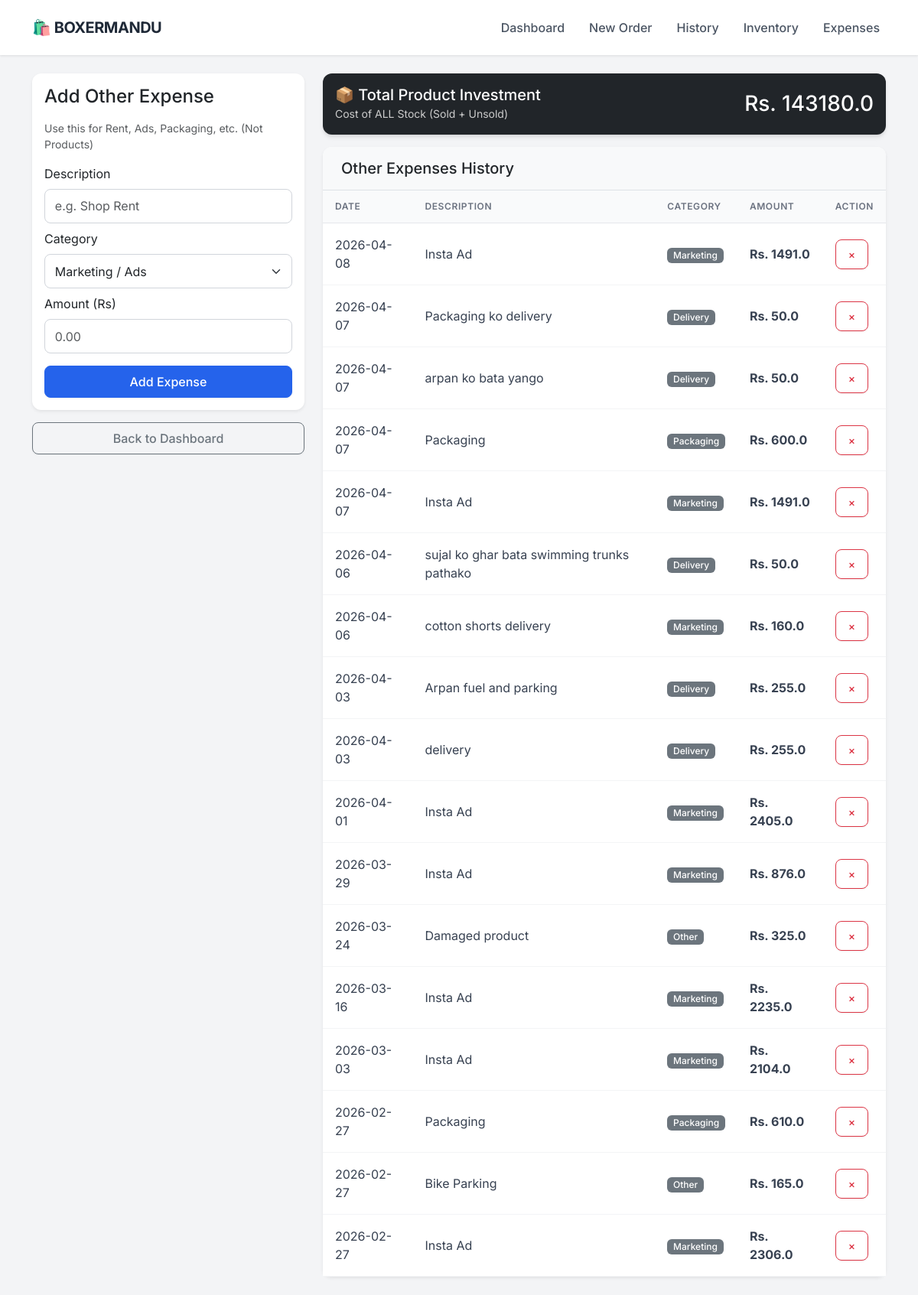
/expenses, run on the app's committed database.
### app.py (models this page shows)
class Expense(db.Model):
    id = db.Column(db.Integer, primary_key=True)
    description = db.Column(db.String(100), nullable=False)
    category = db.Column(db.String(50), nullable=False) # e.g. Rent, Marketing, Packaging
    amount = db.Column(db.Float, nullable=False)
    date = db.Column(db.DateTime, default=datetime.utcnow)

### app.py (the view, shortened to what this page needs)
@app.route('/expenses', methods=['GET', 'POST'])
def expenses():
    all_expenses = Expense.query.order_by(Expense.date.desc()).all()
    inventory_value = 0
    products = Product.query.all()
    for p in products:
        inventory_value += (p.stock * p.cost_price)
    sold_cost = 0
    order_items = OrderItem.query.all()
    for item in order_items:
        product = Product.query.get(item.product_id)
        if product:
            sold_cost += (item.quantity * product.cost_price)
    total_product_expense = inventory_value + sold_cost
    return render_template('expenses.html',
                           expenses=all_expenses,
                           product_expense=total_product_expense)

### templates/expenses.html (shortened to what this page needs)
{% extends "layout.html" %}
{% block content %}
<div class="row">
    <div class="col-md-4">
        <div class="card p-3 mb-3 shadow-sm">
            <h4 class="mb-3">Add Other Expense</h4>
            <p class="text-muted small">Use this for Rent, Ads, Packaging, etc. (Not Products)</p>
            <form method="POST">
                <label class="form-label">Description</label>
                <input type="text" name="description" class="form-control mb-2" placeholder="e.g. Shop Rent" required>
                <label class="form-label">Category</label>
                <select name="category" class="form-select mb-2">
                    <option value="Marketing">Marketing / Ads</option>
                </select>
                <label class="form-label">Amount (Rs)</label>
                <input type="number" name="amount" step="0.01" class="form-control mb-3" placeholder="0.00" required>
                <button type="submit" class="btn btn-primary w-100">Add Expense</button>
            </form>
        </div>
        <a href="/" class="btn btn-outline-secondary w-100">Back to Dashboard</a>
    </div>
    <div class="col-md-8">
        <div class="card text-white bg-dark mb-3">
            <div class="card-body d-flex justify-content-between align-items-center">
                <div>
                    <h5 class="mb-0">📦 Total Product Investment</h5>
                    <small style="color: #ccc;">Cost of ALL Stock (Sold + Unsold)</small>
                </div>
                <h3 class="mb-0">Rs. {{ product_expense }}</h3>
            </div>
        </div>
        <div class="card shadow-sm">
            <div class="card-header bg-light border-bottom">
                <h5 class="mb-0">Other Expenses History</h5>
            </div>
            <div class="table-responsive">
                <table class="table table-hover mb-0 align-middle">
                    <thead class="table-light">
                        <tr>
                            <th>Date</th>
                            <th>Description</th>
                            <th>Category</th>
                            <th>Amount</th>
                            <th>Action</th>
                        </tr>
                    </thead>
                    <tbody>
                        {% for exp in expenses %}
                        <tr>
                            <td>{{ exp.date.strftime('%Y-%m-%d') }}</td>
                            <td>{{ exp.description }}</td>
                            <td><span class="badge bg-secondary">{{ exp.category }}</span></td>
                            <td class="fw-bold">Rs. {{ exp.amount }}</td>
                            <td>
                                <a href="/delete_expense/{{ exp.id }}" class="btn btn-sm btn-outline-danger" onclick="return confirm('Delete this expense?')">×</a>
                            </td>
                        </tr>
                        {% else %}
                        <tr>
                            <td colspan="5" class="text-center text-muted py-4">No other expenses added yet.</td>
                        </tr>
                        {% endfor %}
                    </tbody>
                </table>
            </div>
        </div>
    </div>
</div>
{% endblock %}

### templates/layout.html (shortened to what this page needs)
<!DOCTYPE html>
<html lang="en">
<head>
    <link href="https://cdn.jsdelivr.net/npm/bootstrap@5.3.0/dist/css/bootstrap.min.css" rel="stylesheet">
</head>
<body>
    <nav class="navbar navbar-expand-lg sticky-top">
        <div class="container">
            <a class="navbar-brand" href="/">
                🛍️ BOXERMANDU
            </a>
            <div class="collapse navbar-collapse" id="navbarNav">
                <ul class="navbar-nav ms-auto">
                    <li class="nav-item"><a class="nav-link" href="/">Dashboard</a></li>
                    <li class="nav-item"><a class="nav-link" href="/new_order">New Order</a></li>
                    <li class="nav-item"><a class="nav-link" href="/orders">History</a></li>
                    <li class="nav-item"><a class="nav-link" href="/inventory">Inventory</a></li>
                    <li class="nav-item"><a class="nav-link" href="/expenses">Expenses</a></li>
                </ul>
            </div>
        </div>
    </nav>
    <div class="container py-4">
        {% block content %}{% endblock %}
    </div>
</body>
</html>

### templates/layout.html (style rules this page uses)
:root { --primary-color: #2563eb; --bg-color: #f3f4f6; --text-dark: #1f2937; --card-shadow: 0 4px 6px -1px rgba(0, 0, 0, 0.1), 0 2px 4px -1px rgba(0, 0, 0, 0.06); }
body { font-family: 'Inter', sans-serif; background-color: var(--bg-color); color: var(--text-dark); }
.navbar { background-color: #ffffff; box-shadow: 0 1px 3px rgba(0,0,0,0.1); padding: 1rem 0; }
.navbar-brand { font-weight: 700; color: var(--text-dark) !important; font-size: 1.25rem; letter-spacing: -0.5px; }
.nav-link { color: #4b5563 !important; font-weight: 500; margin-left: 1rem; transition: color 0.2s; }
.card { border: none; border-radius: 12px; box-shadow: var(--card-shadow); background: #ffffff; transition: transform 0.2s; }
.card-header { background-color: #ffffff; border-bottom: 1px solid #f3f4f6; font-weight: 600; padding: 1rem 1.5rem; border-radius: 12px 12px 0 0 !important; }
.btn { border-radius: 8px; font-weight: 500; padding: 0.5rem 1rem; box-shadow: 0 1px 2px 0 rgba(0, 0, 0, 0.05); }
.btn-primary { background-color: var(--primary-color); border-color: var(--primary-color); }
.table { margin-bottom: 0; }
.table thead th { background-color: #f9fafb; color: #6b7280; font-size: 0.75rem; text-transform: uppercase; letter-spacing: 0.05em; font-weight: 600; border-bottom: 1px solid #e5e7eb; padding: 0.75rem 1rem; }
.table tbody td { padding: 1rem 1rem; vertical-align: middle; color: #374151; border-bottom: 1px solid #f3f4f6; }
.badge { padding: 0.35em 0.65em; font-weight: 500; border-radius: 6px; }
.form-control, .form-select { border-radius: 8px; border: 1px solid #d1d5db; padding: 0.6rem 0.8rem; }

### data on the page
Expense: date "2026-04-08", description "Insta Ad", category "Marketing", amount "1491.0"
Expense: date "2026-04-07", description "Packaging ko delivery", category "Delivery", amount "50.0"
Expense: date "2026-04-07", description "arpan ko bata yango", category "Delivery", amount "50.0"
Expense: date "2026-04-07", description "Packaging", category "Packaging", amount "600.0"
Expense: date "2026-04-07", description "Insta Ad", category "Marketing", amount "1491.0"
Expense: date "2026-04-06", description "sujal ko ghar bata swimming trunks pathako", category "Delivery", amount "50.0"
Expense: date "2026-04-06", description "cotton shorts delivery", category "Marketing", amount "160.0"
Expense: date "2026-04-03", description "Arpan fuel and parking", category "Delivery", amount "255.0"
Expense: date "2026-04-03", description "delivery", category "Delivery", amount "255.0"
Expense: date "2026-04-01", description "Insta Ad", category "Marketing", amount "2405.0"
Expense: date "2026-03-29", description "Insta Ad", category "Marketing", amount "876.0"
Expense: date "2026-03-24", description "Damaged product", category "Other", amount "325.0"
Expense: date "2026-03-16", description "Insta Ad", category "Marketing", amount "2235.0"
Expense: date "2026-03-03", description "Insta Ad", category "Marketing", amount "2104.0"
Expense: date "2026-02-27", description "Packaging", category "Packaging", amount "610.0"
Expense: date "2026-02-27", description "Bike Parking", category "Other", amount "165.0"
Expense: date "2026-02-27", description "Insta Ad", category "Marketing", amount "2306.0"

### other printed values
{{ product_expense }} "143180.0"
